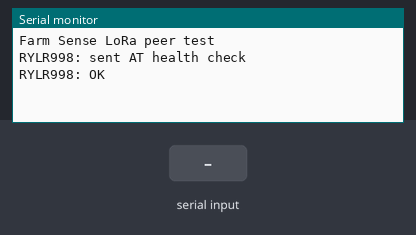
The sketch below on a simulated Seeed XIAO ESP32-C3. Parts: the last lines printed to the serial monitor. Inputs (shaded band) come from the test bench. The modem accepts every AT command (registered, SIM ready, sends succeed) and sends nothing else.

Above: at 1.7 s.
1.8 s: "+OK\n" received over the second serial link
At 3.0 s:
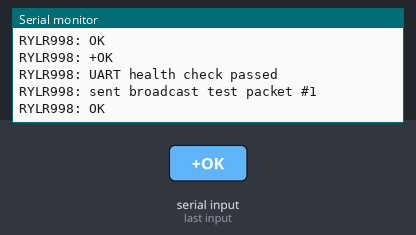
3.3 s: "1\n" received over the second serial link
At 4.1 s:
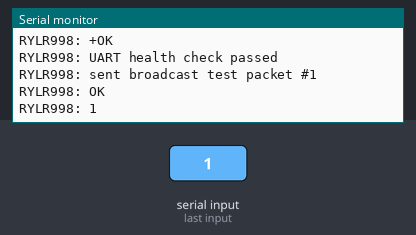

The sketch:

LoraPeerTest.ino
```cpp
// Farm Sense periodic RYLR998 peer test transmitter.
// Target: Seeed Studio XIAO ESP32-C3; D6 -> RYLR998 RXD, D7 <- RYLR998 TXD.
// Sends a broadcast packet at startup and every 60 seconds using the module's
// existing stored configuration.
// It deliberately does not issue any RYLR998 configuration command.

#include <Arduino.h>

namespace {
constexpr uint8_t kLoraTxPin = D6;
constexpr uint8_t kLoraRxPin = D7;
constexpr uint32_t kLoraBaudRate = 115'200;
constexpr uint32_t kHealthCheckDelayMs = 500;
constexpr uint32_t kHealthRetryMs = 15'000;
constexpr uint32_t kSendIntervalMs = 60'000;

bool loraHealthy = false;
uint32_t lastHealthCheckMs = 0;
uint32_t lastSendMs = 0;
uint32_t sequence = 0;
String loraLine;

void printLoraResponse(const String& line) {
  Serial.print("RYLR998: ");
  Serial.println(line);
  if (line == "+OK") {
    loraHealthy = true;
    Serial.println("RYLR998: UART health check passed");
  }
}

void pollLora() {
  while (Serial1.available()) {
    const char character = static_cast<char>(Serial1.read());
    if (character == '\r') {
      continue;
    }
    if (character == '\n') {
      if (!loraLine.isEmpty()) {
        printLoraResponse(loraLine);
        loraLine = "";
      }
      continue;
    }
    if (loraLine.length() < 240) {
      loraLine += character;
    } else {
      loraLine = "";
      Serial.println("RYLR998: discarded overlong UART line");
    }
  }
}

void requestLoraHealth() {
  Serial1.print("AT\r\n");
  lastHealthCheckMs = millis();
  Serial.println("RYLR998: sent AT health check");
}

void sendBroadcastTest() {
  ++sequence;
  const String payload = "FARMSENSE-LORA-TEST-" + String(sequence);
  Serial1.print("AT+SEND=0,");  // Address zero is the documented broadcast address.
  Serial1.print(payload.length());
  Serial1.print(',');
  Serial1.print(payload);
  Serial1.print("\r\n");
  lastSendMs = millis();
  Serial.print("RYLR998: sent broadcast test packet #");
  Serial.println(sequence);
}
}  // namespace

void setup() {
  Serial.begin(115200);
  Serial1.begin(kLoraBaudRate, SERIAL_8N1, kLoraRxPin, kLoraTxPin);
  delay(kHealthCheckDelayMs);
  Serial.println();
  Serial.println("Farm Sense LoRa peer test");
  requestLoraHealth();
}

void loop() {
  pollLora();
  const uint32_t nowMs = millis();
  if (!loraHealthy && nowMs - lastHealthCheckMs >= kHealthRetryMs) {
    requestLoraHealth();
  }
  if (loraHealthy && (sequence == 0 || nowMs - lastSendMs >= kSendIntervalMs)) {
    sendBroadcastTest();
  }
}
```

Measured:
- after the input at 1.8 s, the serial monitor: prints a new line at once (image 1)
- after the input at 3.3 s, the serial monitor: prints a new line at once (image 2)
